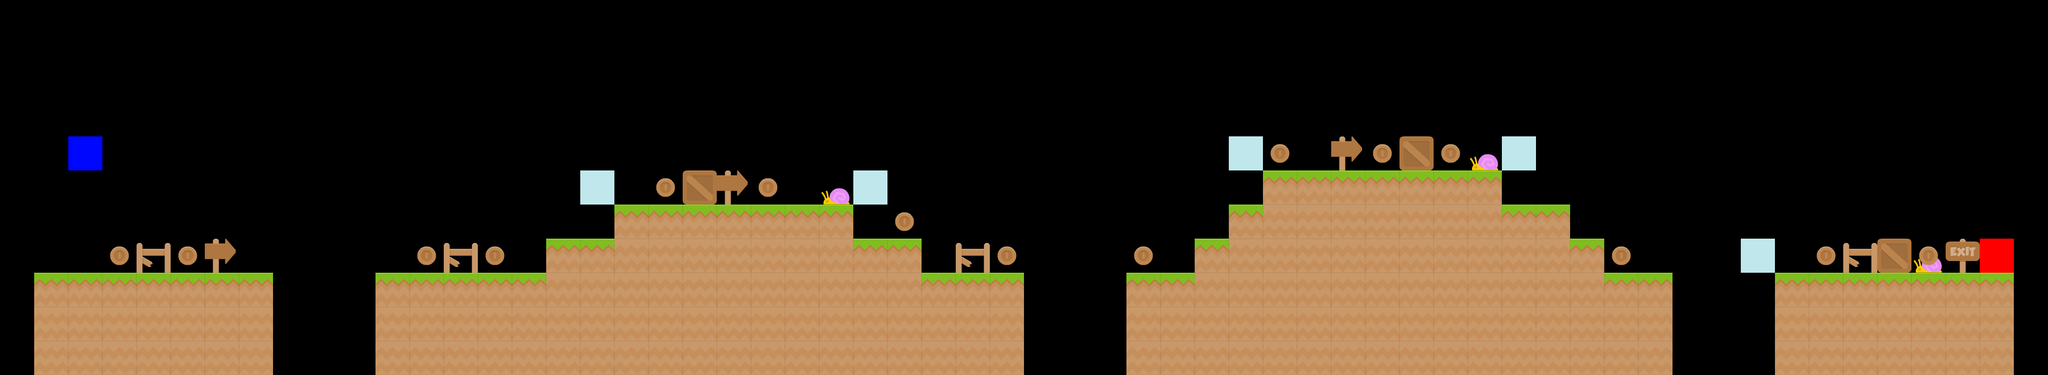

The image is a tile-based game level rendered from a .tmx file. Its description and source (layers, tilesets, objects; grid data summarised) follow:
An orthogonal 60x11 tile map with 64x64 px tiles, 8 tile layers (tile, constant, enemy, block, ...), 7 tilesets.

<map version="1.9" tiledversion="1.9.2" orientation="orthogonal" renderorder="right-down" width="60" height="11" tilewidth="64" tileheight="64" infinite="0" nextlayerid="11" nextobjectid="1">
 <editorsettings>
  <export target="../level/0/level_0.csv" format="csv" />
 </editorsettings>
 <tileset firstgid="1" source="../tiles/grass_tiles.tsx" />
 <tileset firstgid="17" source="../tiles/checkpoint_player.tsx" />
 <tileset firstgid="19" source="../tiles/checkpoint_enemy.tsx" />
 <tileset firstgid="21" source="../tiles/coin_tiles.tsx" />
 <tileset firstgid="24" source="../tiles/french_tiles.tsx" />
 <tileset firstgid="29" source="../tiles/box.tsx" />
 <tileset firstgid="30" source="block.tsx" />
 <layer id="1" name="tile" width="60" height="11">
  <data>[660 cells, 194 non-empty, 2 distinct tile ids]</data>
 </layer>
 <layer id="3" name="constant" width="60" height="11">
  <data>[660 cells, 6 non-empty, 1 distinct tile ids]</data>
 </layer>
 <layer id="4" name="enemy" width="60" height="11">
  <data>[660 cells, 3 non-empty, 1 distinct tile ids]</data>
 </layer>
 <layer id="10" name="block" width="60" height="11">
  <data>[660 cells, 22 non-empty, 1 distinct tile ids]</data>
 </layer>
 <layer id="5" name="coin" width="60" height="11">
  <data>[660 cells, 15 non-empty, 1 distinct tile ids]</data>
 </layer>
 <layer id="2" name="player" width="60" height="11">
  <data>[660 cells, 2 non-empty, 2 distinct tile ids]</data>
 </layer>
 <layer id="6" name="french" width="60" height="11">
  <data>[660 cells, 8 non-empty, 3 distinct tile ids]</data>
 </layer>
 <layer id="8" name="crate" width="60" height="11">
  <data>[660 cells, 3 non-empty, 1 distinct tile ids]</data>
 </layer>
</map>
